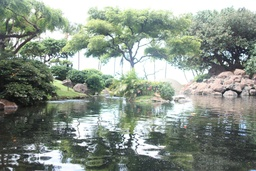
#> input picture proj3/data/garden/1_160.jpg, 256 x 171 px, shrunk from 1600 x 1067 before the run; its folder holds only this picture in this run
$ jupyter execute --allow-errors final_high_dynamic_range.ipynb
#> lines starting #> are read from the running program, lines starting #| are printed output that depends on the picture
#  High Dynamic Range

[cell 1]
import numpy as np
import matplotlib.pyplot as plt
import cv2
from skimage import io, transform, color, filters
import random
import glob

[cell 2]
# project goals
# 1. write software to automatically combine multiple exposures into a single high dynamic range radiance map
# 2. convert this radiance map to an image suitable for display through tone mapping

##  Load images

#> (a cell that did not finish here is left out)

[cell 4]
#load in the images
PATH = "data/garden/*"
image_path = glob.glob(PATH, recursive = True)
#memorial_txt =  np.genfromtxt(PATH+'memorial.hdr_image_list.txt', skip_header=3, dtype = str)

[cell 5]
def get_exposure(string):
    index = string.index('_')
    num = 0
    denom = 0

    try:
        num = int(string[index-2:index])
    except:
        num = int(string[index-1:index])

    denom = int(string[index+1:-4])

    return num/denom

[cell 6]
grey_images = []
color_images = []
exposure_length = []
for im_path in image_path:

    grey_im = cv2.imread(im_path,0)
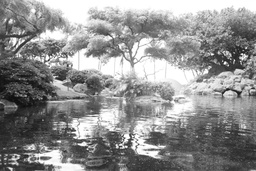
#> grey_im: shape (171, 256); min 12, max 255, mean 143.8
    color_im = io.imread(im_path)
    grey_images.append(grey_im)
    color_images.append(color_im)

    exposure_length.append(get_exposure(im_path))

grey_images = np.asarray(grey_images)
color_images = np.asarray(color_images)
exposure_length = np.asarray(exposure_length, dtype = np.float64)
log_ex = np.log(exposure_length)

[cell 7]
index = 2
plt.rcParams['figure.figsize'] = [6, 6]
#> (the rest of this cell did not finish here and is left out)

## Film Response Recovery (2.1 from Debevec and Makil 1997)

[cell 8]
# only want to do comutated on a a sample size of the image
#  pixel locations should be chosen so that they have a reasonably even distribution
    # of pixel values from Zmin (0) to Zmax (255
def sample_images(Z):

    #define middle im to locate intensities
    mid_index = Z.shape[0] // 2
    indexs = []
    im_values = np.zeros((256, Z.shape[0]))


    #loop through each intensity and find a pixel that matches
    for i in range(256):
        r, c = np.asarray(Z[mid_index] == i).nonzero()
        if len(r) != 0:
            randint = np.random.randint(0, len(r), 1)

            for j in range(Z.shape[0]):
                im_values[i][j] = Z[j][r[randint], c[randint]]


    #return 255 samples
    return im_values

[cell 9]
sample_im = sample_images(grey_images)
#> the loop in sample_images, `for i in range(256):` made 256 passes
#> (r, c, randint) on passes 13, 14, 15, 16, 17, 19: ([102, 106], [17, 24], [0]), ([91, 91, 97, 97], [1, 26, 11, 15], [3]), ([81, 98, 98, 99, 100, 100, 100, 101, 101], [16, 13, 14, 11, 11, 15, 16, 14, 18], [5]), ([81, 87, 97, 97, 99, 99, 100, 103, 106], [11, 4, 12, 18, 9, 10, 17, 21, 23], [0]), ([81, 88, 91, 96, 98, 98, 99, 99, 100, 102, 104, 105], [27, 4, 0, 13, 9, 15, 7, 16, 14, 15, 17, 24], [3]), ([83, 94, 95, 97, 97, 98, 99, 99, 100, 103, 103, 106], [4, 27, 28, 9, 17, 17, 15, 37, 10, 30, 33, 27], [7])
#> randint on passes 18, 20, 21, 22, 23, 24: [3], [9], [19], [21], [23], [6]
#> after the loop in sample_images, `for i in range(256):`: im_values = 256 values from 0 to 255
#> sample_im = 256 values from 0 to 255

[cell 10]
# eqn (4) in paper
# used to emphasize terms towards the middle of the curve
def weight_func(intensity):
    if intensity <= (255 / 2):
        return intensity
    return 255 - intensity

[cell 11]
#create response curve (ADAPTED FROM CODE IN APPENDIX OF PAPER)

# Z: sample intensities
# B: log of exposure
# l: smoothness constant
# w: weight function

def compute_g(Z, B, l, w):

    n = 256
    A = np.zeros((Z.shape[0] * Z.shape[1] + n + 1, n + Z.shape[0]))
    b = np.zeros((A.shape[0], 1))

    #Include the data−fitting equations
    k = 0

    for i in range(Z.shape[0]):
        for j in range(Z.shape[1]):

            #calculate weight
            wij = w(Z[i, j] + 1)

            #calculate A and B
           # print(A.shape)
           # print(k, Z[i,j]+1)
            A[k, int(Z[i, j] + 1)] = wij
            A[k,n + i] = - wij
            #print(i)
            b[k] = wij * B[j]
            k = k + 1


    #Fix the curve by setting its middle value to 0

    A[k, 129] = 1
    k = k + 1

    # Include the smoothness equations
    for i in range(0, n - 2):
        A[k, i] = l * w(i + 1)
        A[k, i + 1] = -2 * l * w(i + 1)
        A[k, i + 2] = l * w(i + 1)
        k = k + 1;

    #Solve the system using SVD
    inv_A = np.linalg.pinv(A)
    x = np.dot(inv_A, b)
    g = x[0:n]
    lE = x[n+1:x.shape[0]]

    #g: log expsoure corresponding pixel value
    #lE: log film irradiance at pixel location i
    return g, lE

[cell 12]
g,le = compute_g(sample_im, log_ex, 100, weight_func)
#> after the loop in compute_g, `for i in range(Z.shape[0]):`: b = 513 values, max 5.08 at index 255, min -644.5 at index 126, mean -160.2; k = 256
#> in compute_g, `A[k, 129] = 1`: A: shape (513, 512) float64; min -127, max 127, mean 0
#> in compute_g, `k = k + 1`: k = 257
#> after the loop in compute_g, `for i in range(0, n - 2):`:
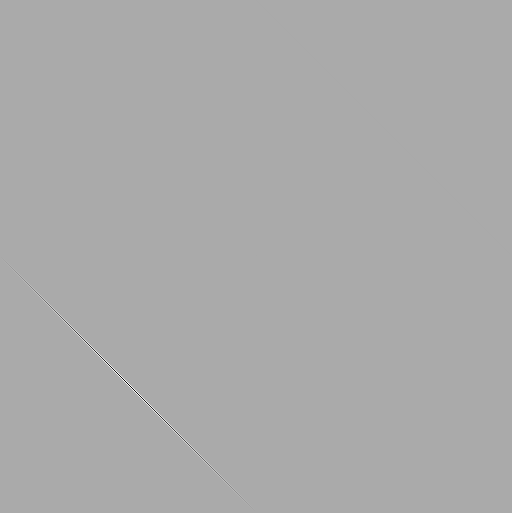
#> A: shape (513, 512) float64; min -25400, max 12700, mean 0; drawn with min black and max white
#> after the loop in compute_g, `for i in range(0, n - 2):`: k = 511
#> in compute_g, `x = np.dot(inv_A, b)`: x = 512 values, max 9.99 at index 511, min -0.165 at index 0, mean 2.54
#> in compute_g, `g = x[0:n]`: g = 256 values from -0.165 to 0.161
#> in compute_g, `lE = x[n+1:x.shape[0]]`: lE = 255 values, max 9.99 at index 254, min 0 at index 253, mean 5.07
#> g = 256 values from -0.165 to 0.161; le has the same summary as lE in compute_g

## Constructing the High Dynamic Range Radiance Map (2.2 from paper)

[cell 13]
def construct_map(Z, w, g, B):
    P = Z.shape[0]
    lnE = np.zeros((Z.shape[1], Z.shape[2]))

    #for pixel
    for r in range(Z.shape[1]):
        for c in range(Z.shape[2]):

            num = 0
            denom = 0

            #sum over all images
            for i in range(P):

                wij = w(Z[i, r, c])
                gij = g[int(Z[i, r, c])]
                b = B[i]


                num += (wij * (gij - b))

                denom += wij

            if denom < 0:
                print(denom)

            lnE[r,c] = num / denom
    return lnE

## Tone Mapping

[cell 14]
# Your input is linear RGB values of radiance.

# Compute the intensity (I) by averaging the color channels.
# Compute the chrominance channels: (R/I, G/I, B/I)
# Compute the log intensity: L = log2(I)
# Filter that with a bilateral filter: B = bf(L)
# Compute the detail layer: D = L - B
# Apply an offset and a scale to the base: B' = (B - o) * s
# The offset is such that the maximum intensity of the base is 1. Since the values are in the log domain, o = max(B).
# The scale is set so that the output base has dR stops of dynamic range, i.e., s = dR / (max(B) - min(B)). Try values between 2 and 8 for dR, that should cover an interesting range. Values around 4 or 5 should look fine.
# Reconstruct the log intensity: O = 2^(B' + D)
# Put back the colors: R',G',B' = O * (R/I, G/I, B/I)
# Apply gamma compression. Without gamma compression the result will look too dark. Values around 0.5 should look fine (e.g. result.^0.5). You can also apply the simple global intensity scaling to your final output.

[cell 15]
def avg_channels(im):
    im = color_images[0]
    avg_im = np.zeros(im.shape[:2])
    for x in range(im.shape[0]):
        for y in range(im.shape[1]):
            avg_im[x, y] = np.average(im[x, y, :])
    return avg_im

[cell 16]
#simplified implementation of Durand 2002
def tone_mapping(image):


        # Compute the intensity (I) by averaging the color channels.
        avg_im = avg_channels(image)

        # Compute the chrominance channels: (R/I, G/I, B/I)
        chrominance_channels = np.array([image[:,:,i] / avg_im for i in range(3)])

        # Compute the log intensity: L = log2(I)
        L = np.log2(avg_im)

        # Filter that with a bilateral filter: B = bf(L)
        B = []
        B = cv2.bilateralFilter(L.astype(np.float32), 9,75,75) # 9, 75, 75 seem to be common

        print(B)
        print(B.shape)
        # Compute the detail layer: D = L - B
        D = L - B

        # Apply an offset and a scale to the base: B' = (B - o) * s
        offset = np.max(B) #o = max(B)
        dR = 5
        scale = dR / (np.max(B) - np.min(B))
        B_prime = (B - offset) * scale

        # Reconstruct the log intensity: O = 2^(B' + D)
        O =  2**(B_prime + D)

        # Put back the colors: R',G',B' = O * (R/I, G/I, B/I)
        R_prime = O * chrominance_channels[0]
        G_prime = O * chrominance_channels[1]
        B_prime = O * chrominance_channels[2]

        tone_im = image.copy()
        tone_im[:,:, 0] = R_prime
        tone_im[:,:, 1] = G_prime
        tone_im[:,:, 2] = B_prime


        # Apply gamma compression
        compressed_im = tone_im ** 0.5

        return compressed_im

## Compute HDR

[cell 17]
def computeHDR(images, log_ex, smoothing_lamba=100):

    hdr_image = np.zeros(images[0].shape)

    #run computations on each image channel (r,g,b)

    for c in range(images[0].shape[2]):
        print(c)
        channel_images = color_images[:,:,:,c]

        #sample intensities
        sample_im = sample_images(channel_images)

        #compute g
        g,le = compute_g(sample_im, log_ex, smoothing_lamba, weight_func)

        #compute radiance map
        r_map = construct_map(channel_images, weight_func, g, log_ex)

        #add channelto hdr image (normalize)

        norm_map =  r_map.copy()
        cv2.normalize(r_map, dst = norm_map, alpha=0, beta=255, norm_type=cv2.NORM_MINMAX)
        hdr_image[:,:,c] = norm_map

    #tone map
    tone_image = tone_mapping(hdr_image)

    #nans come up....somewhere?
    nan_index = np.isnan(tone_image)
    tone_image[nan_index] = 0

    return tone_image

[cell 18]
tone_image  = computeHDR(color_images, log_ex, 100)
#> after the loop in computeHDR, `for c in range(images[0].shape[2]):`: hdr_image: shape (171, 256, 3) float64; 5.89% of the values are NaN or infinite; the others: min -1.54e-13, max 255, mean 130.3
#> after the loop in computeHDR, `for c in range(images[0].shape[2]):`:
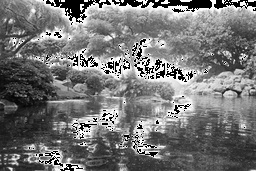
#> norm_map: shape (171, 256) float64; 6.41% of the values are NaN or infinite; the others: min 1.34e-13, max 255, mean 126.4; drawn with min black, max white, NaN and infinite black
#> in tone_mapping, `L = np.log2(avg_im)`:
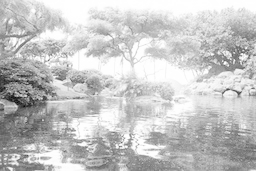
#> L: shape (171, 256) float64; min 3.32, max 7.99, mean 6.95; drawn with min black and max white
#> in tone_mapping, `B = cv2.bilateralFilter(L.astype(np.float32), 9,75,75)`:
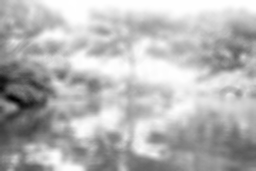
#> B: shape (171, 256) float32; min 4.32, max 7.99, mean 6.95; drawn with min black and max white
#> (printed output is left out)
#| (171, 256)
#> in tone_mapping, `D = L - B`:
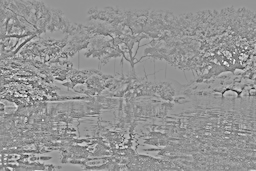
#> D: shape (171, 256) float64; min -2.47, max 1.78, mean 0.000707; drawn with min black and max white
#> in tone_mapping, `offset = np.max(B)`: offset = 7.99
#> in tone_mapping, `scale = dR / (np.max(B) - np.min(B))`: scale = 1.36
#> in tone_mapping, `G_prime = O * chrominance_channels[1]`:
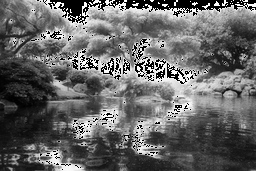
#> G_prime: shape (171, 256) float64; 7.14% of the values are NaN or infinite; the others: min 7.4e-17, max 1, mean 0.433; drawn with min black, max white, NaN and infinite black
#> in tone_mapping, `B_prime = O * chrominance_channels[2]`:
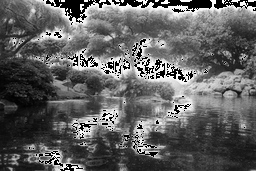
#> B_prime: shape (171, 256) float64; 6.41% of the values are NaN or infinite; the others: min 3.03e-16, max 1, mean 0.408; drawn with min black, max white, NaN and infinite black
#> in tone_mapping, `tone_im[:,:, 0] = R_prime`: tone_im: shape (171, 256, 3) float64; 5.89% of the values are NaN or infinite; the others: min -3.47e-16, max 255, mean 86.33
#> in tone_mapping, `tone_im[:,:, 1] = G_prime`: tone_im: shape (171, 256, 3) float64; 5.89% of the values are NaN or infinite; the others: min -3.47e-16, max 255, mean 42.19
#> in tone_mapping, `tone_im[:,:, 2] = B_prime`: tone_im: shape (171, 256, 3) float64; 5.89% of the values are NaN or infinite; the others: min -3.47e-16, max 1, mean 0.421
#> in tone_mapping, `compressed_im = tone_im ** 0.5`: compressed_im: shape (171, 256, 3) float64; 5.89% of the values are NaN or infinite; the others: min 8.61e-09, max 1, mean 0.616
#> in computeHDR, `nan_index = np.isnan(tone_image)`:
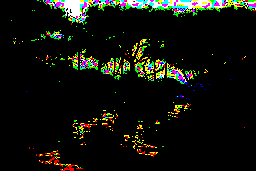
#> nan_index: shape (171, 256, 3) bool; mean of channels 0, 1, 2 0.0413, 0.0714, 0.0641; drawn as B, G, R
#> in computeHDR, `tone_image[nan_index] = 0`:
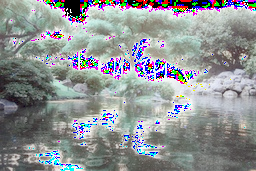
#> tone_image: shape (171, 256, 3) float64; mean of channels 0, 1, 2 0.59, 0.581, 0.568; drawn as B, G, R

$ run again, on proj3/data/garden/1_4000.jpg
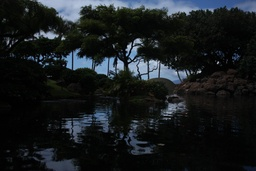
#> input picture proj3/data/garden/1_4000.jpg, 256 x 171 px, shrunk from 1600 x 1067 before the run
#> the loop in sample_images, `for i in range(256):` made 256 passes
#> randint on passes 1 to 8: [172], [559], [1653], [835], [763], [1731], [1033], [277]
#> after the loop in sample_images, `for i in range(256):`: im_values = 256 values, max 207 at index 207, min 0 at index 0, mean 79.42
#> sample_im has the same summary as im_values in sample_images
#> after the loop in compute_g, `for i in range(Z.shape[0]):`: b = 513 values, max 0 at index 256, min -1053.3 at index 126, mean -240.9; k = 256
#> in compute_g, `k = k + 1`: k = 257
#> after the loop in compute_g, `for i in range(0, n - 2):`: k = 511
#> x = 512 values, max 10.9 at index 463, min -4.25 at index 0, mean 3.32
#> in compute_g, `g = x[0:n]`: g = 256 values from -4.25 to 4.16
#> lE = 255 values, max 10.9 at index 206, min 4.07 at index 224, mean 6.7
#> `g,le = compute_g(sample_im, log_ex, 100, weight_func)`: g = 256 values from -4.25 to 4.16; le has the same summary as lE in compute_g
#> in tone_mapping, `B = cv2.bilateralFilter(L.astype(np.float32), 9,75,75)`:
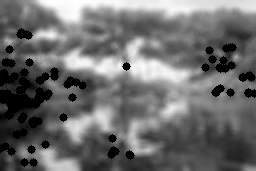
#> B: shape (171, 256) float32; 8.34% of the values are NaN or infinite; the others: min 0.367, max 7.58, mean 3.73; drawn with min black, max white, NaN and infinite black
#> (printed output is left out)
#| (171, 256)
#> in tone_mapping, `D = L - B`:
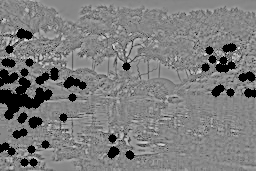
#> D: shape (171, 256) float64; 8.34% of the values are NaN or infinite; the others: min -5.21, max 4.61, mean 0.00942; drawn with min black, max white, NaN and infinite black
#> offset = nan
#> O: shape (171, 256) float64; every value is NaN or infinite
#> R_prime: shape (171, 256) float64; every value is NaN or infinite
#> G_prime: shape (171, 256) float64; every value is NaN or infinite
#> nan_index: shape (171, 256, 3) bool; every value is 1
#> tone_image: shape (171, 256, 3) float64; every value is 0
